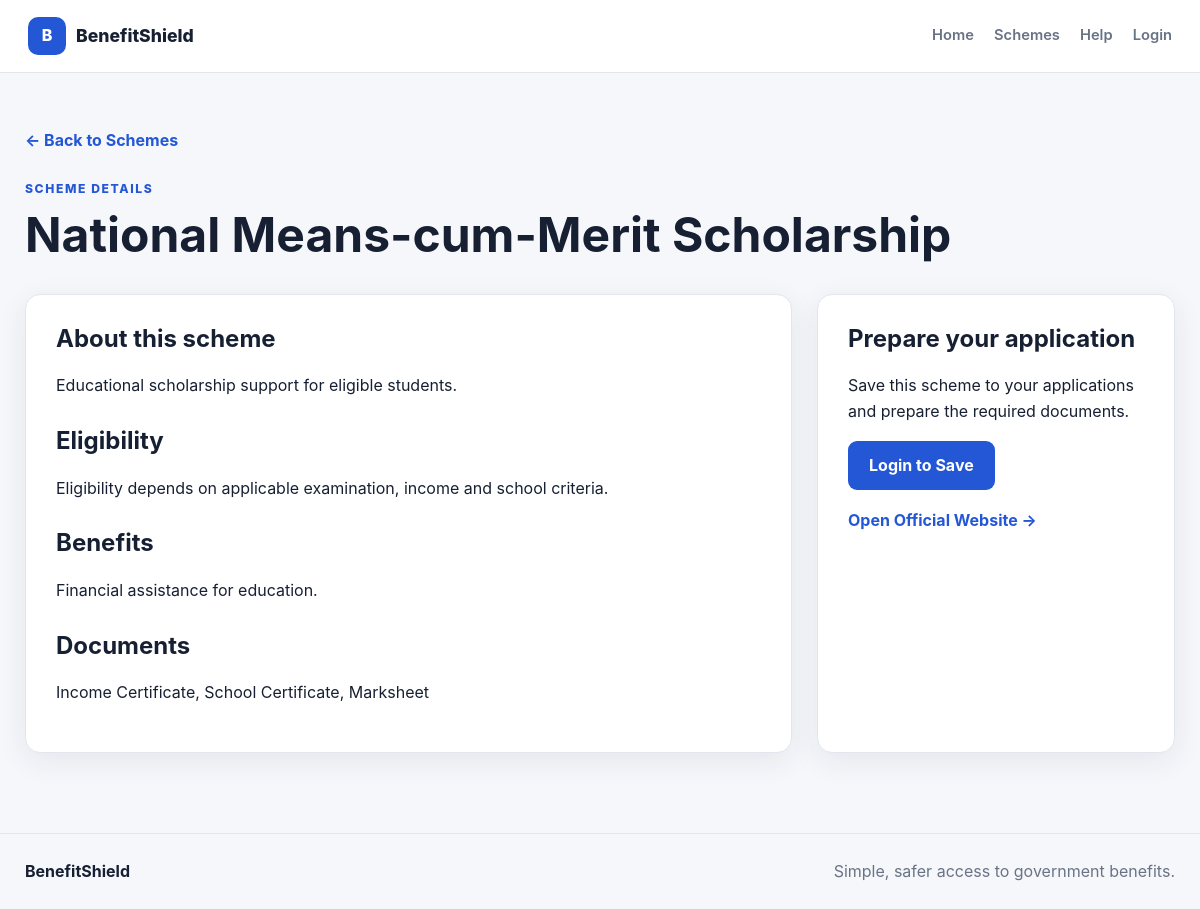
/schemes/3, run on the app's committed database.
### tables this page shows
CREATE TABLE schemes (

            id INTEGER PRIMARY KEY AUTOINCREMENT,

            name TEXT NOT NULL,

            description TEXT,

            eligibility TEXT,

            benefits TEXT,

            documents TEXT,

            official_link TEXT
        );

### routes/scheme_routes.py (the view)
@scheme_bp.route(
    "/<int:scheme_id>"
)
def scheme_detail(
    scheme_id
):
    scheme = scheme_details(
        scheme_id
    )
    if not scheme:
        abort(404)
    return render_template(
        "scheme_details.html",
        scheme=scheme
    )

### app.py (called while the page is built)
@app.context_processor
def inject_user():
    user = None
    user_id = session.get("user_id")
    if user_id:
        user = get_user(user_id)
        if user is None:
            session.clear()
    return {
        "current_user": user
    }

### database/init_db.py (called while the page is built)
def get_connection():
    os.makedirs(
        os.path.dirname(Config.DATABASE_PATH),
        exist_ok=True
    )
    connection = sqlite3.connect(
        Config.DATABASE_PATH
    )
    connection.row_factory = sqlite3.Row
    return connection

### models/scheme_model.py (called while the page is built)
def get_scheme(scheme_id):
    connection = get_connection()
    scheme = connection.execute(
        """
        SELECT *
        FROM schemes
        WHERE id = ?
        """,
        (
            scheme_id,
        )
    ).fetchone()
    connection.close()
    return scheme

### services/scheme_service.py (called while the page is built)
def scheme_details(
    scheme_id
):
    return get_scheme(
        scheme_id
    )

### templates/scheme_details.html (shortened to what this page needs)
{% extends "base.html" %}
{% block page %}
<main class="content">
    <a
        href="{{ url_for('schemes.schemes') }}"
        class="back-link"
    >
        ← Back to Schemes
    </a>
    <div class="detail-header">
        <p class="small-heading">
            SCHEME DETAILS
        </p>
        <h1>
            {{ scheme["name"] }}
        </h1>
    </div>
    <div class="detail-grid">
        <section class="box">
            <h2>
                About this scheme
            </h2>
            <p>
                {{ scheme["description"] }}
            </p>
            <h2>
                Eligibility
            </h2>
            <p>
                {{ scheme["eligibility"] }}
            </p>
            <h2>
                Benefits
            </h2>
            <p>
                {{ scheme["benefits"] }}
            </p>
            <h2>
                Documents
            </h2>
            <p>
                {{ scheme["documents"] }}
            </p>
        </section>
        <aside class="box">
            <h2>
                Prepare your application
            </h2>
            <p>
                Save this scheme to your applications
                and prepare the required documents.
            </p>
            {% if current_user %}
                <form
                    method="POST"
                    action="{{ url_for(
                        'applications.create'
                    ) }}"
                >
                    <input
                        type="hidden"
                        name="scheme_id"
                        value="{{ scheme['id'] }}"
                    >
                    <button
                        type="submit"
                        class="btn-main"
                    >
                        Save to My Applications
                    </button>
                </form>
            {% else %}
                <a
                    href="{{ url_for('auth.login') }}"
                    class="btn-main"
                >
                    Login to Save
                </a>
            {% endif %}
            {% if scheme["official_link"] %}
                <a
                    href="{{ scheme['official_link'] }}"
                    target="_blank"
                    rel="noopener noreferrer"
                    class="official-link"
                >
                    Open Official Website →
                </a>
            {% endif %}
        </aside>
    </div>
</main>
{% endblock %}

### static/css/style.css (style rules this page uses)
* { box-sizing: border-box; }
:root { --bg: #f6f7fb; --surface: #ffffff; --text: #172033; --muted: #697386; --border: #e2e6ee; --primary: #2457d6; --primary-dark: #1742ad; --success: #16834b; --warning: #b7791f; --danger: #c53030; --sidebar: #172033; --sidebar-text: #e5e9f2; --shadow: 0 8px 30px rgba(20, 32, 55, 0.08); }
html { scroll-behavior: smooth; }
body { margin: 0; background: var(--bg); color: var(--text); font-family: Inter, Arial, Helvetica, sans-serif; line-height: 1.6; }
a { color: inherit; text-decoration: none; }
.content { max-width: 1200px; margin: 0 auto; padding: 55px 25px 80px; }
.small-heading { margin: 0 0 8px; color: var(--primary); font-size: 0.76rem; font-weight: 800; letter-spacing: 0.13em; }
h1, h2, h3 { line-height: 1.2; }
h1 { font-size: clamp(2rem, 4vw, 3.3rem); margin: 0 0 15px; }
h2 { margin-top: 0; }
.back-link { display: inline-block; margin-bottom: 25px; color: var(--primary); font-weight: 700; }
.btn-main, .btn-secondary { display: inline-flex; align-items: center; justify-content: center; min-height: 46px; padding: 11px 20px; border-radius: 9px; font-weight: 700; border: 1px solid transparent; transition: transform 0.15s ease, background 0.15s ease; }
.btn-main { background: var(--primary); color: white; }
.box { background: white; border: 1px solid var(--border); border-radius: 15px; padding: 30px; box-shadow: var(--shadow); }
.detail-header { margin-bottom: 30px; }
.detail-grid { display: grid; grid-template-columns: minmax(0, 1.5fr) minmax(280px, 0.7fr); gap: 25px; }
.detail-grid h2 { margin-top: 28px; }
.detail-grid h2:first-child { margin-top: 0; }
.official-link { display: block; margin-top: 18px; color: var(--primary); font-weight: 700; }

### data on the page
schemes: name "National Means-cum-Merit Scholarship", description "Educational scholarship support for eligible students.", eligibility "Eligibility depends on applicable examination, income and school criteria.", benefits "Financial assistance for education.", documents "Income Certificate, School Certificate, Marksheet"
